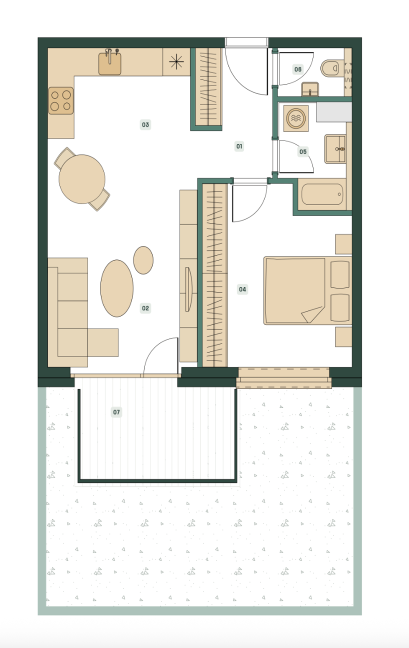
#> input picture Images/Examples/example2pd.png, 818 x 1296 px (shown at 1/2 size)
$ python -i detect.py   (imports and definitions only)
#> lines starting #> are read from the running program, lines starting #| are printed output that depends on the picture; after the words box and inside, x2 and y2 are one past the last pixel; in counts of white or black regions, pixels touching at a corner belong together
import cv2
import numpy as np
from . import image
from . import const
from . import image
from . import calculate
from . import transform
import math

# Calculate (actual) size of apartment

"""
Detect
This file contains functions used when detecting and calculating shapes in images.

FloorplanToBlender3d
Copyright (C) 2022 Daniel Westberg
"""


# [554 lines left out: functions wall_filter, precise_boxes, __corners_and_draw_lines, find_rooms, and_remove_precise_boxes, outer_contours and 4 more, not called in this run]

>>> import cv2
>>> picture = cv2.imread('../Images/Examples/example2pd.png', cv2.IMREAD_GRAYSCALE)
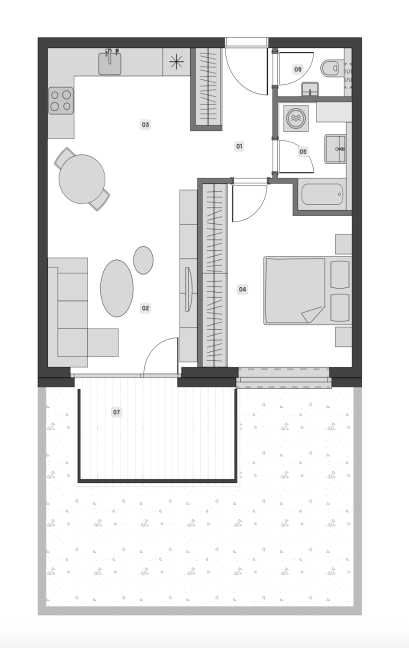
#> picture: shape (1296, 818) (shown at 1/2 size); min 0, max 255, mean 233.1
>>> result = wall_filter(picture)
#> in wall_filter, `_, thresh = cv2.threshold( gray, const.WALL_FILTER_TRESHOLD[0], const...`:
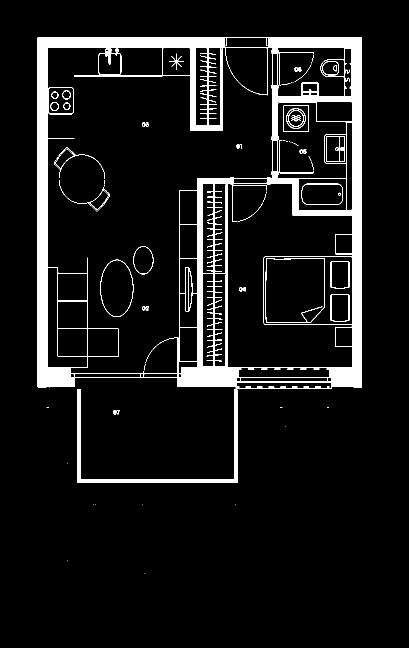
#> thresh: shape (1296, 818) (shown at 1/2 size); 8% white; 96 white regions (42 under 20 px), largest, box (x1, y1, x2, y2) and area: (75, 75, 724, 966) 79155, (530, 516, 650, 646) 675, (200, 519, 267, 634) 348
#> in wall_filter, `opening = cv2.morphologyEx( thresh, cv2.MORPH_OPEN, kernel, iterations..`:
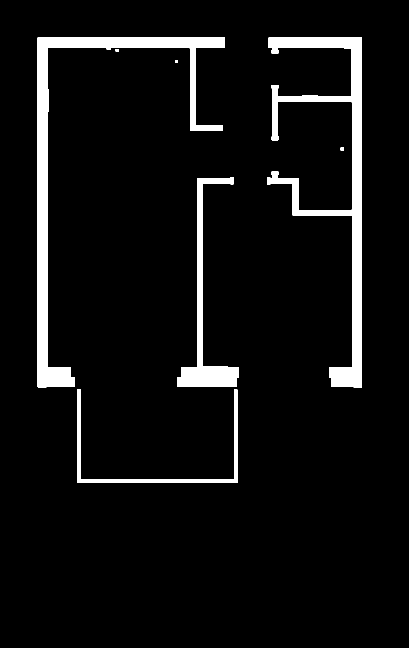
#> opening: shape (1296, 818) (shown at 1/2 size); 6.3% white; 7 white regions, largest, box (x1, y1, x2, y2) and area: (75, 75, 450, 775) 26691, (534, 75, 724, 775) 25538, (355, 355, 477, 774) 9634
#> in wall_filter, `sure_bg = cv2.dilate( opening, kernel, iterations=const.WALL_FILTER_DI..`:
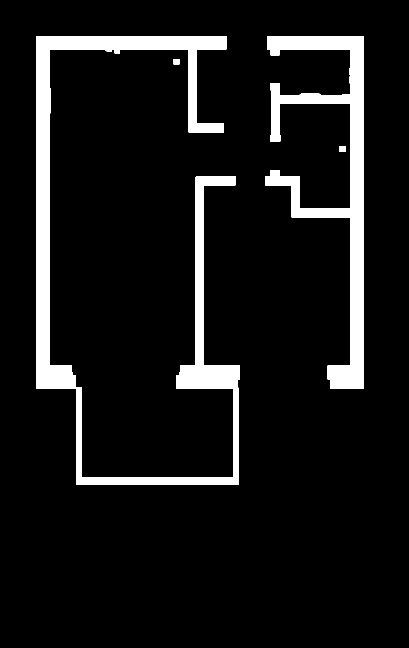
#> sure_bg: shape (1296, 818) (shown at 1/2 size); 8.7% white; 4 white regions, box (x1, y1, x2, y2) and area: (72, 72, 480, 969) 57110, (531, 72, 727, 778) 34384, (678, 292, 691, 304) 156, (347, 118, 359, 129) 132
#> in wall_filter, `dist_transform = cv2.distanceTransform( opening, cv2.DIST_L2, const.WA..`:
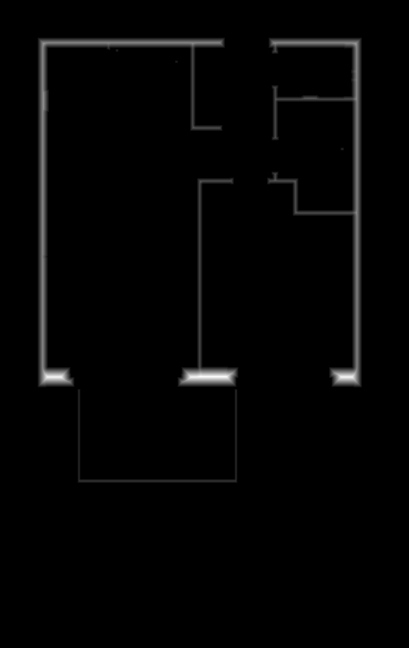
#> dist_transform: shape (1296, 818) float32 (shown at 1/2 size); min 0, max 21, mean 0.3; drawn with min black and max white
#> in wall_filter, `ret, sure_fg = cv2.threshold( const.WALL_FILTER_DISTANCE_THRESHOLD[0] ..`:
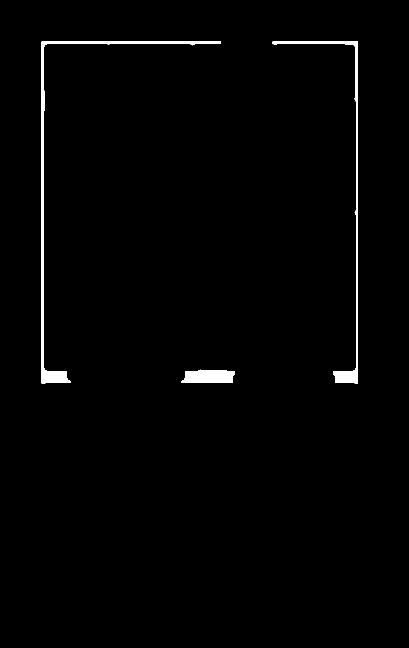
#> sure_fg: shape (1296, 818) float32 (shown at 1/2 size); 1.3% white; 3 white regions, box (x1, y1, x2, y2) and area: (83, 83, 442, 767) 6458, (545, 83, 716, 767) 4814, (363, 739, 469, 766) 2419
#> in wall_filter, `ret, sure_fg = cv2.threshold( const.WALL_FILTER_DISTANCE_THRESHOLD[0] ..`: ret = 4.2
#> in wall_filter, `unknown = cv2.subtract(sure_bg, sure_fg)`:
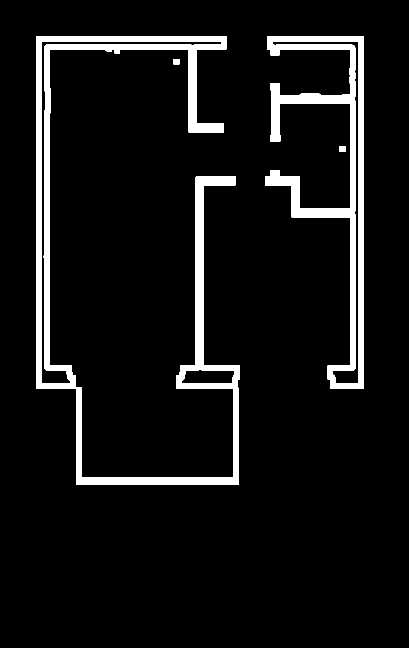
#> unknown: shape (1296, 818) (shown at 1/2 size); 7.4% white; 4 white regions, box (x1, y1, x2, y2) and area: (72, 72, 480, 969) 48233, (531, 72, 727, 778) 29570, (678, 292, 691, 304) 156, (347, 118, 359, 129) 132

$ run again, on Images/Examples/examplepodorys1.png
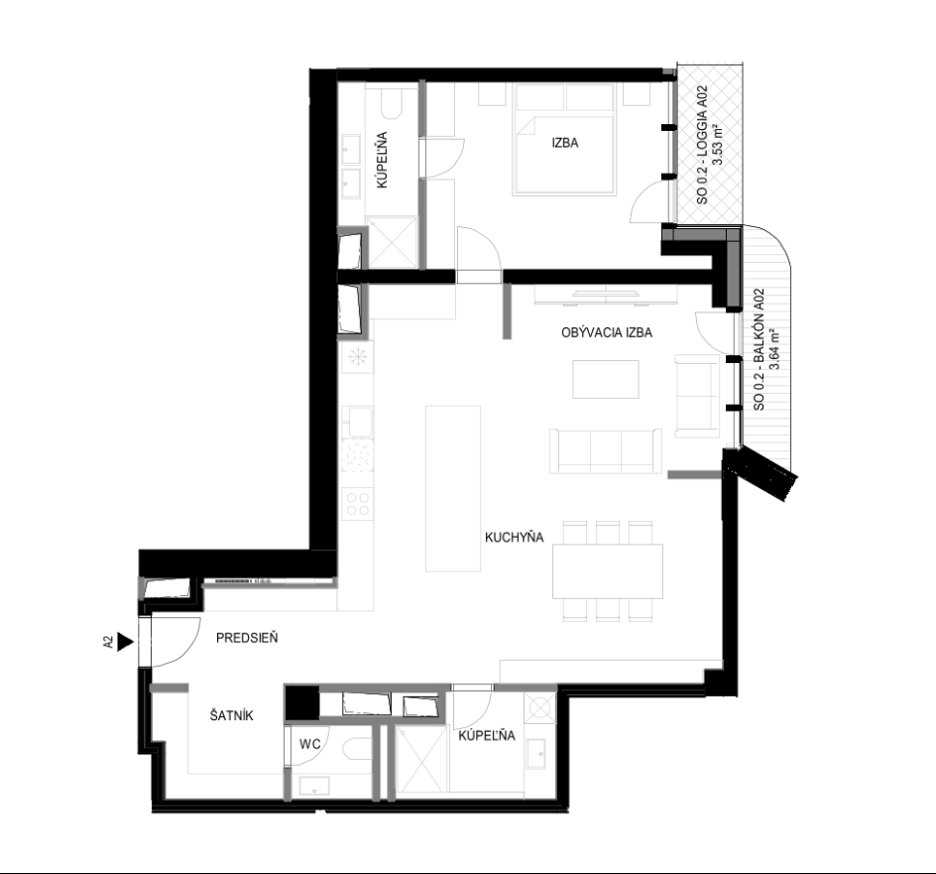
#> input picture Images/Examples/examplepodorys1.png, 936 x 874 px
#> picture is the input picture: shape (874, 936); min 0, max 255, mean 234.9
#> in wall_filter, `_, thresh = cv2.threshold( gray, const.WALL_FILTER_TRESHOLD[0], const...`:
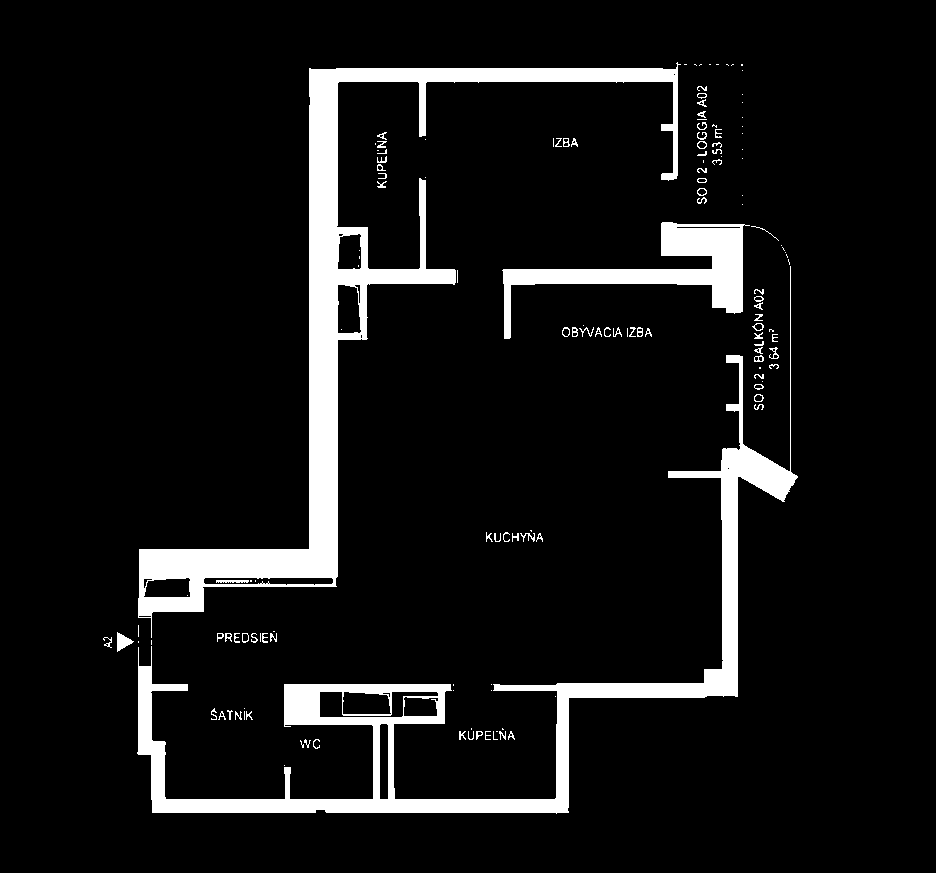
#> thresh: shape (874, 936); 8.2% white; 149 white regions (65 under 20 px), largest, box (x1, y1, x2, y2) and area: (138, 62, 681, 638) 30958, (137, 266, 798, 814) 24686, (502, 222, 750, 339) 7871
#> opening: shape (874, 936); 7.6% white; 6 white regions, box (x1, y1, x2, y2) and area: (138, 68, 678, 616) 30393, (138, 445, 796, 813) 23548, (503, 222, 743, 339) 7660, (117, 634, 131, 649) 159, (726, 355, 743, 363) 133, (726, 404, 743, 411) 119
#> sure_bg: shape (874, 936); 10.6% white; 6 white regions, box (x1, y1, x2, y2) and area: (135, 65, 681, 619) 40358, (135, 442, 799, 816) 34692, (500, 219, 746, 342) 10318, (114, 631, 134, 652) 369, (723, 352, 746, 366) 319, (723, 401, 746, 414) 299
#> ret = 3.6
#> in wall_filter, `unknown = cv2.subtract(sure_bg, sure_fg)`:
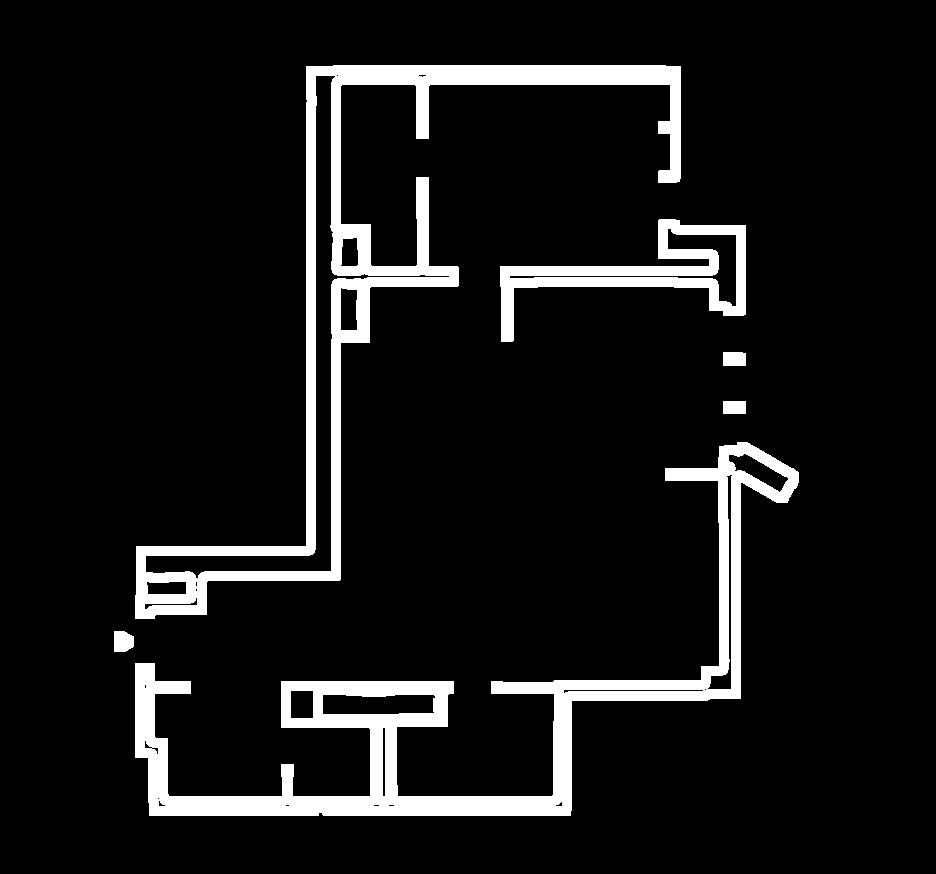
#> unknown: shape (874, 936); 8.7% white; 6 white regions, box (x1, y1, x2, y2) and area: (135, 442, 799, 816) 32272, (135, 65, 681, 619) 29936, (500, 219, 746, 342) 8112, (114, 631, 134, 652) 369, (723, 352, 746, 366) 319, (723, 401, 746, 414) 299

$ run again, on Images/Examples/podorys1221.png
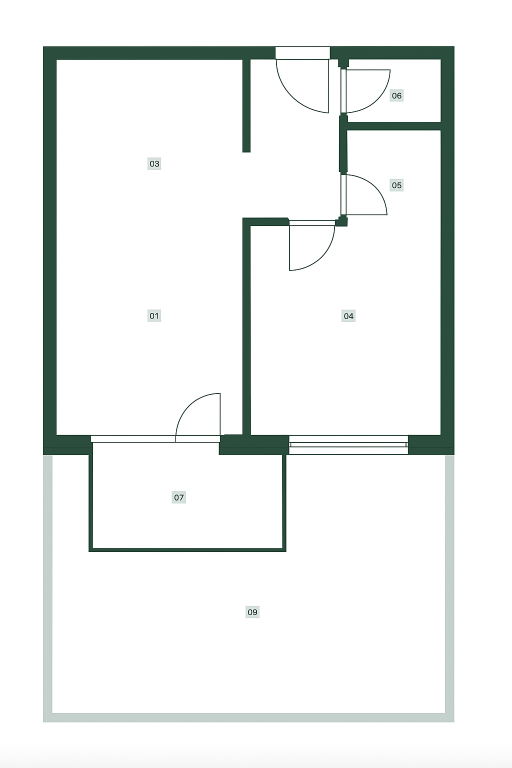
#> input picture Images/Examples/podorys1221.png, 1024 x 1536 px (shown at 1/2 size)
#> in wall_filter, `_, thresh = cv2.threshold( gray, const.WALL_FILTER_TRESHOLD[0], const...`:
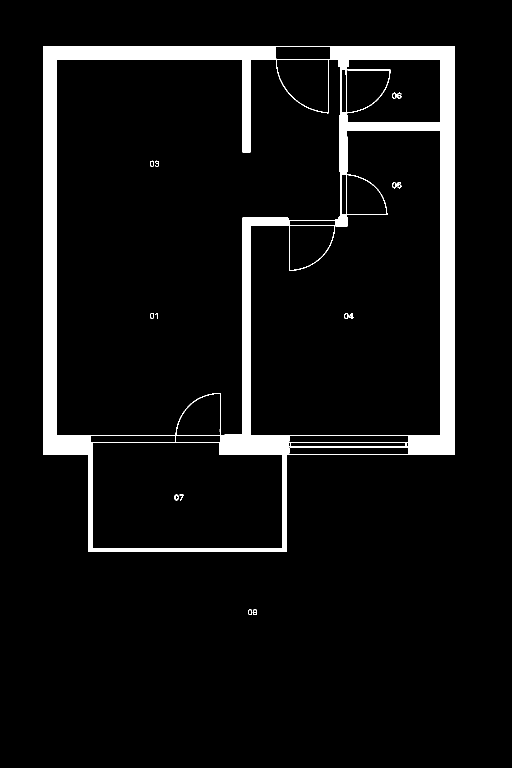
#> thresh: shape (1536, 1024) (shown at 1/2 size); 6.7% white; 15 white regions, largest, box (x1, y1, x2, y2) and area: (86, 92, 909, 1104) 104035, (506, 1219, 514, 1230) 55, (794, 185, 803, 197) 54
#> opening: shape (1536, 1024); 6.2% white; 3 white regions, box (x1, y1, x2, y2) and area: (86, 93, 579, 1104) 60250, (660, 92, 909, 910) 37094, (670, 429, 695, 453) 500
#> sure_bg: shape (1536, 1024); 7.9% white; 3 white regions, box (x1, y1, x2, y2) and area: (83, 90, 582, 1107) 78257, (657, 89, 912, 913) 45914, (667, 426, 698, 456) 830
#> ret = 4.28
#> in wall_filter, `unknown = cv2.subtract(sure_bg, sure_fg)`:
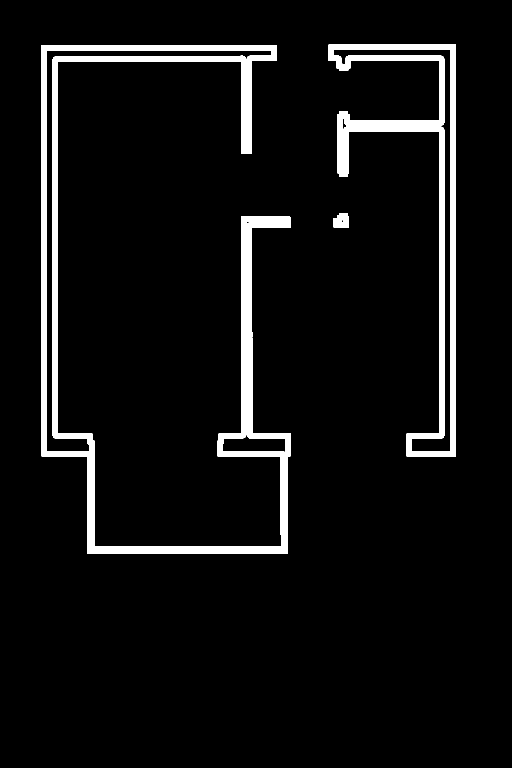
#> unknown: shape (1536, 1024) (shown at 1/2 size); 5.9% white; 3 white regions, box (x1, y1, x2, y2) and area: (83, 90, 582, 1107) 59574, (657, 89, 912, 913) 31772, (667, 426, 698, 456) 812

$ run again, on Images/Examples/podoryspeto.png
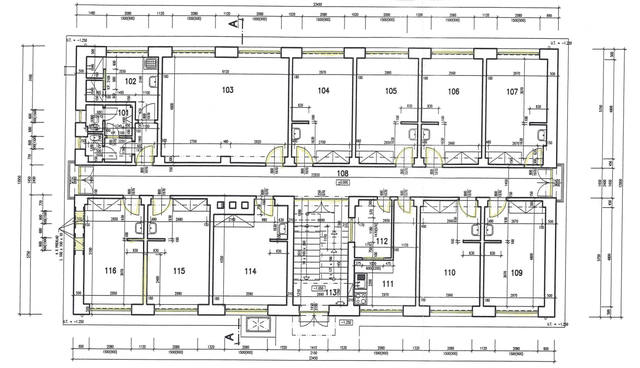
#> input picture Images/Examples/podoryspeto.png, 640 x 368 px
#> thresh: shape (368, 640); 17.2% white in thin lines or dots
#> opening: shape (368, 640); 0.72% white; 49 white regions, largest, box (x1, y1, x2, y2) and area: (142, 60, 159, 70) 98, (91, 127, 108, 136) 89, (357, 272, 365, 281) 72
#> sure_bg: shape (368, 640); 2.9% white; 44 white regions, largest, box (x1, y1, x2, y2) and area: (88, 121, 119, 148) 493, (354, 262, 384, 284) 421, (139, 57, 162, 73) 296
#> ret = 0.8
#> in wall_filter, `unknown = cv2.subtract(sure_bg, sure_fg)`:
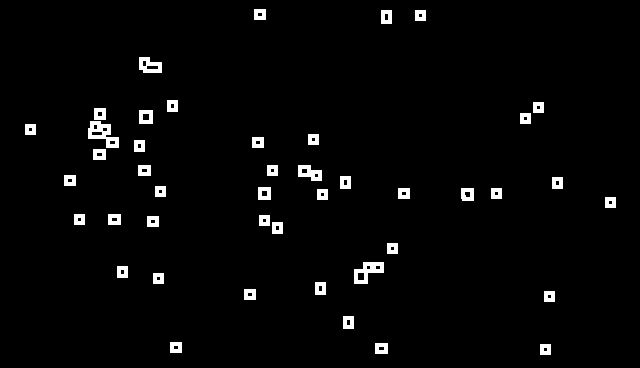
#> unknown: shape (368, 640); 2.6% white; 44 white regions, largest, box (x1, y1, x2, y2) and area: (88, 121, 119, 148) 424, (354, 262, 384, 284) 358, (139, 57, 162, 73) 248
